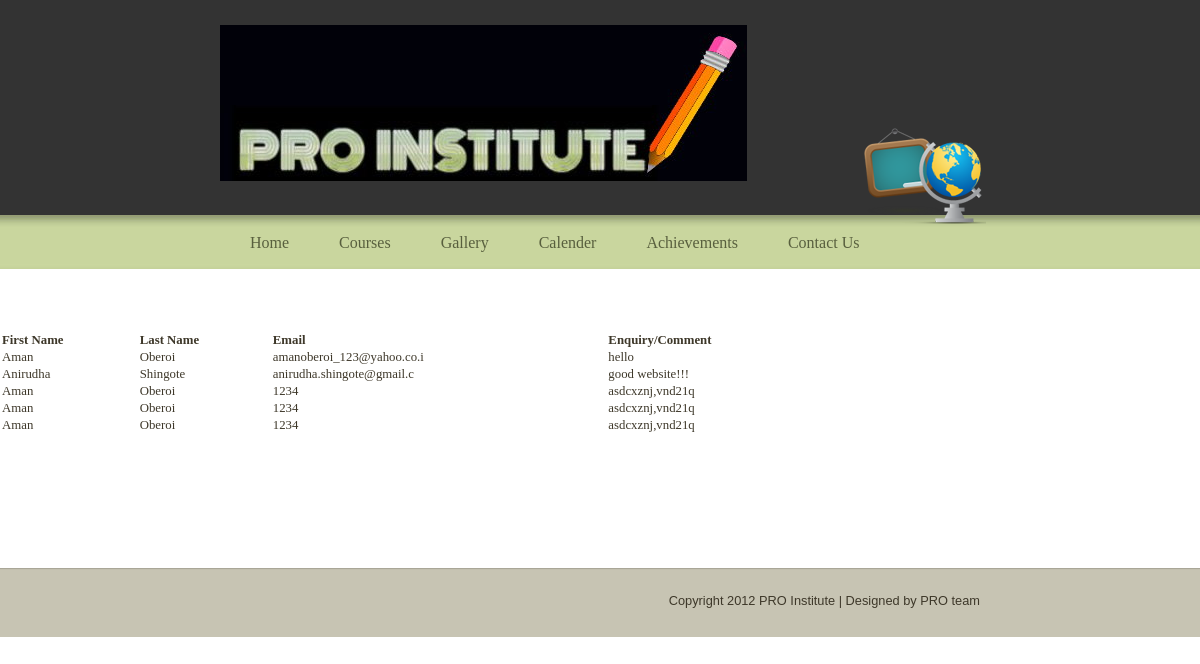
Page /PRO/visitor.php on the committed database.
### tables this page shows
CREATE TABLE IF NOT EXISTS `contact` (
  `Fname` text NOT NULL,
  `Lname` text NOT NULL,
  `Email` varchar(25) NOT NULL,
  `Comment` varchar(150) NOT NULL
);

### PRO/visitor.php (the view, shortened to what this page needs)
<!DOCTYPE html>
<html>
<head>
<link rel='stylesheet' type='text/css' href='http://cdn1.editmysite.com/editor/libraries/fancybox/fancybox.css?1349735617'></script>
<link rel='stylesheet' href='http://cdn1.editmysite.com/editor/images/common/common-v2.css?buildTime=1349735617' type='text/css' />
<link rel='stylesheet' type='text/css' href='files/main_style.css?1349893634' title='wsite-theme-css' />
</head>
<body class='wsite-theme-light no-header-page wsite-page-visitor'>
<div id="header-wrapper">
	<div id="header-top">
		<div id="icon"></div>
		<table id="header">
			<tr>
				<td id="logo"><span class='wsite-logo'><a href=''><img src='uploads/1/3/9/3/13935928/logo.jpg' /></a></span></td>
				<td id="header-right">
				</td>
			</tr>
		</table>
	</div>
</div>
<div id="wrapper">
	<div id="content-wrapper">
		<div id="navigation">
			<ul><li id='pg756757160479977039'><a href='index.html'>Home</a></li><li id='pg104995124809686092'><a href='courses.html'>Courses</a></li><li id='pg830857762625900092'><a href='gallery.html'>Gallery</a></li><li id='pg606659361367116278'><a href='calender.html'>Calender</a></li><li id='pg830396505791146032'><a href='achievements.html'>Achievements</a></li><li id='pg191142817225846313'><a href='contact-us.html'>Contact Us</a></li></ul>
		</div>
		<div id="content">
		</div>
	</div>
</div>
<p align="center">
    <?php
	 	 $link=mysql_connect("localhost","root","") or die("Cannot Connect to the database!");
	 $query="SELECT * FROM contact ";
		  $resource=mysql_query($query,$link);
		  echo "
		<table align=\"center\" border=\"0\" width=\"70%\">
		<tr>
		<td><b>First Name</b></td> <td><b>Last Name</b></td> <td><b>Email</b></td> <td><b>Enquiry/Comment</b></td> </tr> ";
while($result=mysql_fetch_array($resource))
	{
	echo "<tr><td>".$result[0]."</td><td>".$result[1]."</td><td>".$result[2]."</td><td>".$result[3]."</td><td>
	</td></tr>";
	} echo "</table>";
	 ?>
      </p>
<br></br><br></br><br></br><br></br>
<div id="footer">
	<div id="footer-content"><div id="footer-content"> Copyright 2012 PRO Institute | Designed by PRO team </div></div>
</div>
</body>
</html>

### PRO/files/main_style.css (style rules this page uses)
* { margin: 0; padding: 0; }
body { background-color: #fffff; font-family: Georgia, "Times New Roman", Times, serif; font-size: .8em; color: #3e382a; margin: 0; padding: 0; }
p { line-height: 1.5; }
p { padding: .5em 0; }
#header-top { width: 760px; margin: 0 auto; }
#wrapper { margin-top: -19px; background: #fff url(theme/background.png?528507) repeat-x center top; }
#content-wrapper { position: relative; width: 760px; margin: 0 auto; }
#icon { background: transparent url(theme/icons.png?528507) no-repeat center bottom; position: absolute; z-index: 10; left: 644px; bottom: 10px; width: 122px; height: 96px; }
a { color: #a2ac81; text-decoration: none; }
#header-top { position: relative; }
#header-wrapper { background-color: #333333; }
#logo, #logo a, #logo .wsite-logo a { color: #fff; text-decoration: none; }
#content { margin-top: 24px; padding-bottom: 25px; }
#navigation { margin: 0 0 11px 0; height: 43px; width: 700px; float: left; position: relative; z-index: 11; }
#navigation ul { margin: 0; padding: 0; }
#navigation li { float: left; font-size: 16px; text-align: center; list-style: none; margin: 0; height: 35px; }
#navigation a:link { color: #585f3e; text-decoration: none; }
#navigation a { height: 35px; display: inline-block; padding: 19px 20px 0 30px; }
#header { width: 100%; height: 125px; }
#header, #header table { border-collapse: collapse; border-spacing: 0; }
#header td { vertical-align: middle; text-align: left; }
#logo { padding: 25px 0 45px 0; font-size: 2.5em; font-style: italic; }
#header-right { padding: 0 140px 20px 10px; }
#footer { background: #C7C4B3 url(theme/footer_background.gif?528507) repeat-x center top; padding-top: 25px; padding-bottom: 29px; text-align: right; }
#footer-content { width: 760px; margin: 0 auto; font-family: "lucida grande", arial, sans-serif; }

### rows in the picture
contact: Fname "Aman", Lname "Oberoi", Email "amanoberoi_123@yahoo.co.i", Comment "hello"
contact: Fname "Anirudha", Lname "Shingote", Email "anirudha.shingote@gmail.c", Comment "good website!!!"
contact: Fname "Aman", Lname "Oberoi", Email "1234", Comment "asdcxznj,vnd21q"
contact: Fname "Aman", Lname "Oberoi", Email "1234", Comment "asdcxznj,vnd21q"
contact: Fname "Aman", Lname "Oberoi", Email "1234", Comment "asdcxznj,vnd21q"
